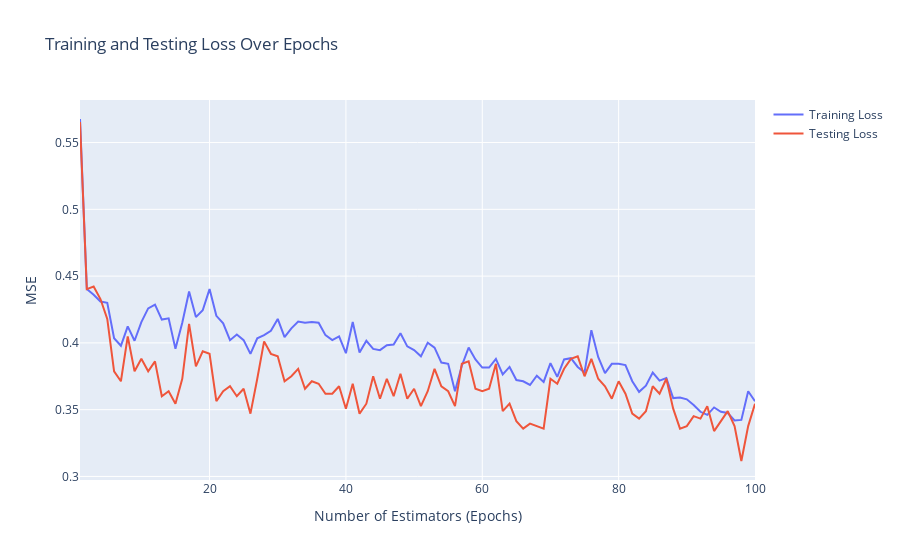
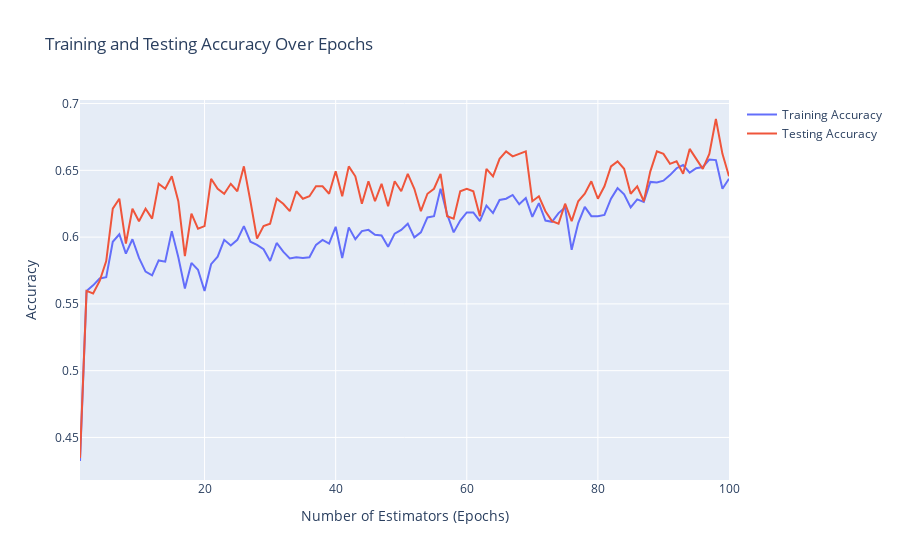

The code cell stored with these charts, in order, in its notebook:
### Code cell
import plotly.graph_objects as go

# Create a confusion matrix
confusion_rf = confusion_matrix(y_test_most, y_pred_rf)

# Plot the confusion matrix 
disp_rf = ConfusionMatrixDisplay(confusion_rf, display_labels=random_forest.classes_)
disp_rf.plot(cmap='viridis')
plt.title('Confusion Matrix (Random Forest)')
plt.show()

# Create a line plot for both training and testing MSE using Plotly
fig = go.Figure()

fig.add_trace(go.Scatter(x=np.arange(1, n_estimators + 1), y=training_loss, mode='lines', name='Training Loss'))
fig.add_trace(go.Scatter(x=np.arange(1, n_estimators + 1), y=testing_loss, mode='lines', name='Testing Loss'))

fig.update_layout(title='Training and Testing Loss Over Epochs',
                  xaxis_title='Number of Estimators (Epochs)',
                  yaxis_title='MSE')

fig.show()

# Create a line plot for both training and testing accuracy using Plotly
fig = go.Figure()

fig.add_trace(go.Scatter(x=np.arange(1, n_estimators + 1), y=training_accuracy, mode='lines', name='Training Accuracy'))
fig.add_trace(go.Scatter(x=np.arange(1, n_estimators + 1), y=testing_accuracy, mode='lines', name='Testing Accuracy'))

fig.update_layout(title='Training and Testing Accuracy Over Epochs',
                  xaxis_title='Number of Estimators (Epochs)',
                  yaxis_title='Accuracy')

fig.show()
